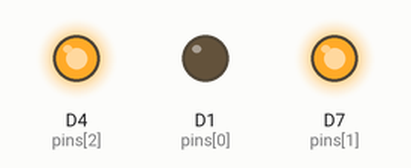
Recording of a sketch running on a simulated ESP8266 (NodeMCU). On the bench: output pins drawn as LEDs (lit = HIGH).

Above: at 6.1 s.
At 6.9 s:
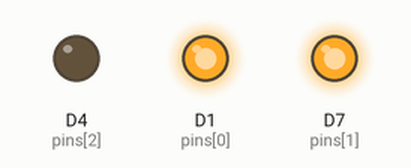
At 7.7 s:
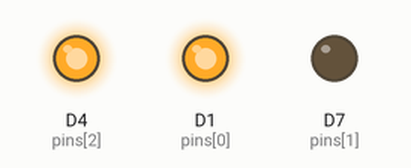
At 8.7 s:
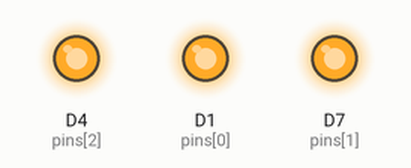
Timing chart, 0 to 9.0 s (numbered marks = the images above):
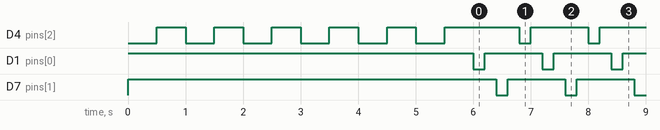

The sketch:

7segment_display_test.ino
```cpp
// This sketch works for any NodeMCU controller
/*
interesting tutorial here
https://www.circuitbasics.com/arduino-7-segment-display-tutorial/

it also explains how to use the sevseg library
*/
#define PAUSA 200

int pins[] = { D1, D7, D4 };
int pin_count = 3;

void welcome_blink() {
  for (int x = 0; x < 6; x++) {
    digitalWrite(D4, LOW);
    delay(500);
    digitalWrite(D4, HIGH);
    delay(500);
  }
}

void setup() {
  // initialize digital pin LED_BUILTIN as an output.
  pinMode(D4, OUTPUT);
  // put all the pins to HIGH
  // since this is Anode common
  for (int x = 0; x < pin_count; x++) {
    pinMode(pins[x], OUTPUT);
    digitalWrite(pins[x], HIGH);
  }
  welcome_blink();
}

void loop() {
  for (int x = 0; x < pin_count; x++) {
    digitalWrite(pins[x], LOW);
    delay(PAUSA);
    digitalWrite(pins[x], HIGH);
    delay(PAUSA);
  }
}
```

Measured:
- by itself, D4 (pins[2]): goes 4 × (LOW 0.50 s, HIGH 0.50 s), LOW 0.50 s, HIGH 1.3 s, 102 × (LOW 0.20 s, HIGH 1.0 s), LOW 0.20 s, then HIGH
- by itself, D1 (pins[0]), D7 (pins[1]): alternates HIGH for 1.0 s and LOW for 0.20 s
- by itself, everything shown: repeats every 1.2 s, in 6 steps
